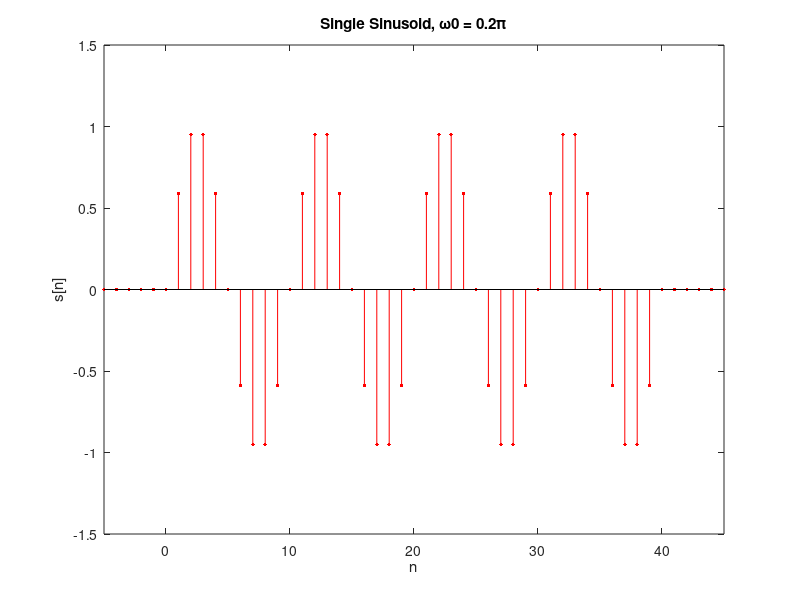
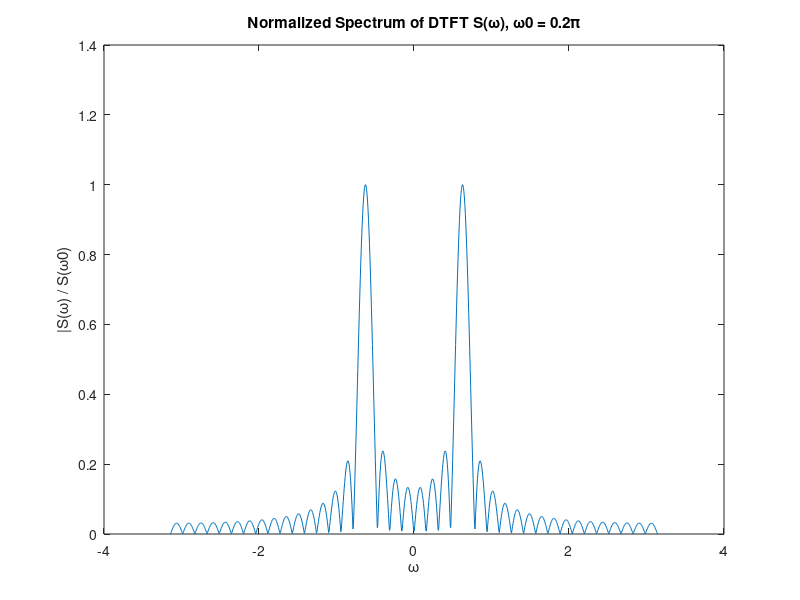

Source code (MATLAB) for these figures, in order:
figure(1);
L = 40;
p = @(n) double(n>=0 & n<=L-1);
w0 = 0.2*pi;
s = @(n) sin(w0.*n).*p(n);
n = -5:1:45;
stem(n,s(n),"Marker",".","MarkerSize",8,Color='r');
axis([-5 45 -1.5 1.5])
xlabel("n");
ylabel("s[n]");
title("Single Sinusoid, ω0 = 0.2π");

figure(2);
P = @(w) L.*exp(-1.*1j.*w.*(L-1)) .* ((sinc((w.*L)./(2.*pi)))./(sinc((w)./(2.*pi))));
S = @(w) (1./(2.*1j)).*(P(w-w0)-P(w+w0));
w = -pi:(2*pi)/1001:pi;
plot(w,abs(S(w)./S(w0)));
xlabel("ω");
ylabel("|S(ω) / S(ω0)");
title("Normalized Spectrum of DTFT S(ω), ω0 = 0.2π");

